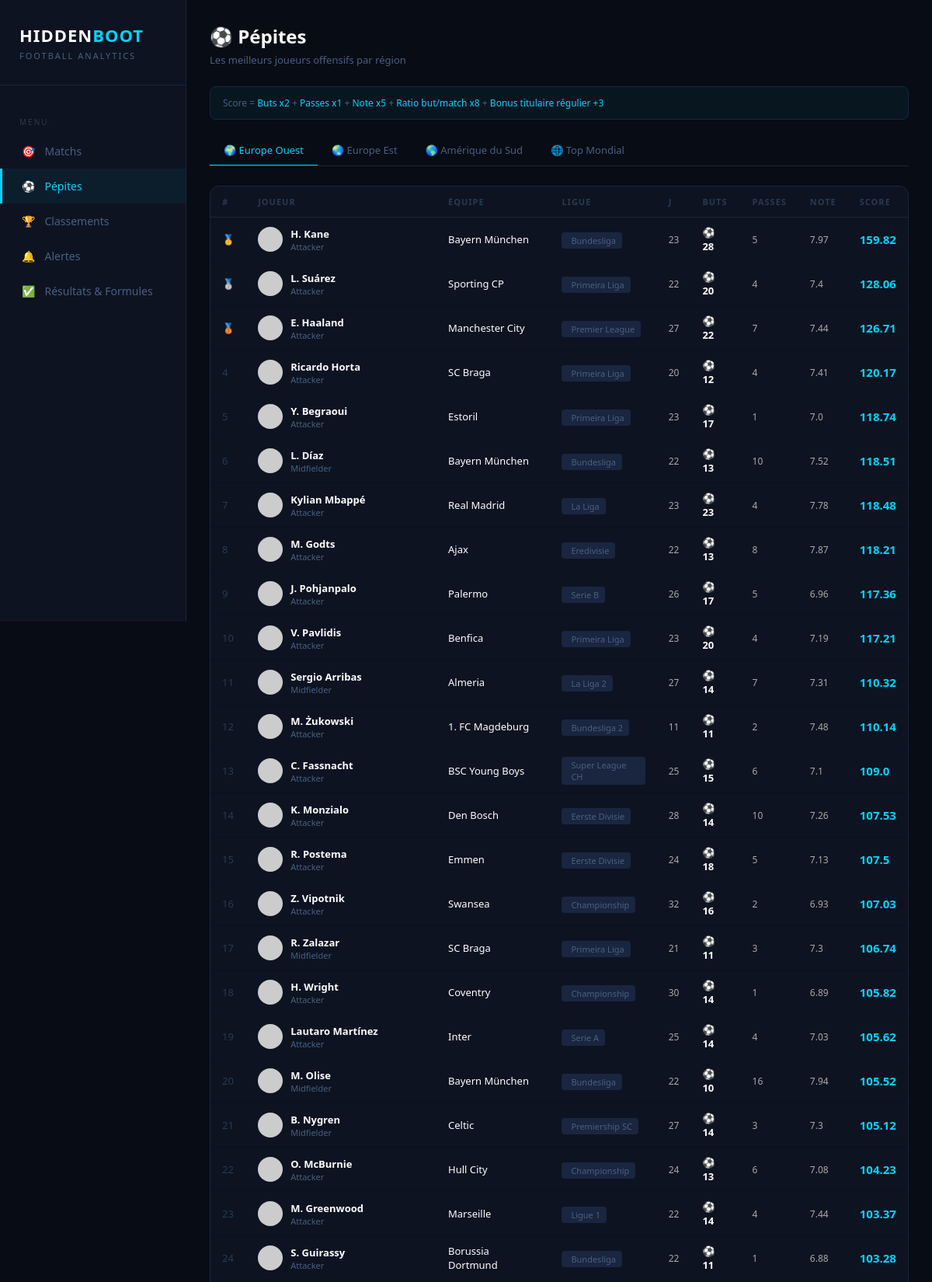
Page /pepites (upper part) on the committed database.
### tables this page shows
CREATE TABLE api_joueurs (
        id INTEGER PRIMARY KEY,
        nom TEXT,
        age INTEGER,
        nationalite TEXT,
        poste TEXT,
        equipe_id INTEGER,
        ligue_id INTEGER,
        matchs INTEGER,
        buts INTEGER,
        passes INTEGER,
        note REAL,
        minutes INTEGER,
        ratio REAL,
        score REAL,
        saison INTEGER,
        date_maj TEXT
    );

CREATE TABLE api_equipes (
        id INTEGER PRIMARY KEY,
        nom TEXT,
        ligue_id INTEGER,
        pays TEXT
    );

CREATE TABLE api_ligues (
        id INTEGER PRIMARY KEY,
        nom TEXT,
        pays TEXT,
        saison INTEGER
    );

### app.py (the view)
@app.route("/pepites")
def pepites():
    conn = get_db()
    c = conn.cursor()
    regions = {
        "🌍 Europe Ouest": [61, 62, 39, 40, 140, 141, 135, 136, 78, 79, 94, 95, 88, 89, 144, 207, 218, 179],
        "🌏 Europe Est": [235, 236, 106, 107, 286, 283, 197, 210, 203, 204],
        "🌎 Amérique du Sud": [71, 72, 128, 131, 239, 265, 268]
    }
    resultats = {}
    for region, ligue_ids in regions.items():
        placeholders = ",".join("?" * len(ligue_ids))
        c.execute(f"""
            SELECT j.id as joueur_id, j.nom, j.nationalite, j.poste,
                   j.matchs, j.buts, j.passes, j.note, j.ratio,
                   e.nom as equipe, l.nom as ligue, l.id as ligue_id
            FROM api_joueurs j
            JOIN api_equipes e ON j.equipe_id = e.id
            JOIN api_ligues l ON j.ligue_id = l.id
            WHERE j.buts > 0 AND j.ligue_id IN ({placeholders})
            ORDER BY j.buts DESC
            LIMIT 100
        """, ligue_ids)
        rows = c.fetchall()
        joueurs = []
        for j in rows:
            score = calculer_score_joueur(j["buts"], j["passes"] or 0, j["note"] or 0, j["matchs"] or 1, j["joueur_id"])
            joueurs.append({**dict(j), "score": score, "drapeau": DRAPEAUX_LIGUES.get(j["ligue_id"], "")})
        joueurs.sort(key=lambda x: x["score"], reverse=True)
        resultats[region] = joueurs[:50]
    c.execute("""
        SELECT j.id as joueur_id, j.nom, j.nationalite, j.poste,
               j.matchs, j.buts, j.passes, j.note, j.ratio,
               e.nom as equipe, l.nom as ligue, l.id as ligue_id
        FROM api_joueurs j
        JOIN api_equipes e ON j.equipe_id = e.id
        JOIN api_ligues l ON j.ligue_id = l.id
        WHERE j.buts > 0
        ORDER BY j.buts DESC
        LIMIT 200
    """)
    rows = c.fetchall()
    joueurs_mondial = []
    for j in rows:
        score = calculer_score_joueur(j["buts"], j["passes"] or 0, j["note"] or 0, j["matchs"] or 1, j["joueur_id"])
        joueurs_mondial.append({**dict(j), "score": score, "drapeau": DRAPEAUX_LIGUES.get(j["ligue_id"], "")})
    joueurs_mondial.sort(key=lambda x: x["score"], reverse=True)
    resultats["🌐 Top Mondial"] = joueurs_mondial[:50]
    conn.close()
    return render_template("pepites.html", regions=resultats)

### app.py (called while the page is built)
def get_db():
    conn = sqlite3.connect("botfoot.db")
    conn.row_factory = sqlite3.Row
    return conn

### templates/pepites.html (shortened to what this page needs)
<!DOCTYPE html>
<html lang="fr">
<head>
    <link rel="stylesheet" href="https://cdn.jsdelivr.net/gh/lipis/flag-icons@7.0.0/css/flag-icons.min.css"/>
</head>
<body>
<div class="sidebar" id="sidebar">
    <div class="logo">
        <h1>HIDDEN<span>BOOT</span></h1>
        <p>Football Analytics</p>
    </div>
    <div class="nav-section">Menu</div>
    <a href="/matchs" class="nav-item"><span>🎯</span> Matchs</a>
    <a href="/pepites" class="nav-item active"><span>⚽</span> Pépites</a>
    <a href="/classements" class="nav-item"><span>🏆</span> Classements</a>
    <a href="/alertes" class="nav-item"><span>🔔</span> Alertes</a>
    <a href="/resultats" class="nav-item"><span>✅</span> Résultats & Formules</a>
</div>
<div class="main">
    <div class="page-header">
        <h2>⚽ Pépites</h2>
        <p>Les meilleurs joueurs offensifs par région</p>
    </div>
    <div class="formule-box">
        Score = <span>Buts x2</span> + <span>Passes x1</span> + <span>Note x5</span> + <span>Ratio but/match x8</span> + <span>Bonus titulaire régulier +3</span>
    </div>
    <div class="regions-tabs">
        {% for region in regions.keys() %}
        <div class="region-tab {% if loop.first %}active{% endif %}" onclick="showRegion('{{ loop.index }}')">
            {{ region }}
        </div>
        {% endfor %}
    </div>
    {% for region, joueurs in regions.items() %}
    <div class="region-content {% if loop.first %}active{% endif %}" id="region-{{ loop.index }}">
        <div class="table-block">
            <table>
                <tr>
                    <th>#</th>
                    <th>Joueur</th>
                    <th>Équipe</th>
                    <th>Ligue</th>
                    <th>J</th>
                    <th>Buts</th>
                    <th>Passes</th>
                    <th>Note</th>
                    <th>Score</th>
                </tr>
                {% for j in joueurs %}
                <tr>
                    <td class="{% if loop.index == 1 %}rang-1{% elif loop.index == 2 %}rang-2{% elif loop.index == 3 %}rang-3{% else %}rang{% endif %}">
                        {% if loop.index == 1 %}🥇{% elif loop.index == 2 %}🥈{% elif loop.index == 3 %}🥉{% else %}{{ loop.index }}{% endif %}
                    </td>
                    <td>
                        <div class="joueur-info">
                            <img class="joueur-photo"
                                 src="https://media.api-sports.io/football/players/{{ j.joueur_id }}.png"
                                 onerror="this.src='https://via.placeholder.com/32/1a2540/4a6080?text=?'">
                            <div>
                                <div class="joueur-nom">{{ j.nom }}</div>
                                <div class="joueur-poste">{{ j.poste }}</div>
                            </div>
                        </div>
                    </td>
                    <td>{{ j.equipe }}</td>
                    <td>
                        <span class="ligue-badge">
                            {{ j.ligue }}
                        </span>
                    </td>
                    <td class="stat-mini">{{ j.matchs }}</td>
                    <td class="buts">⚽ {{ j.buts }}</td>
                    <td class="stat-mini">{{ j.passes }}</td>
                    <td class="stat-mini">{{ j.note }}</td>
                    <td class="score">{{ j.score }}</td>
                </tr>
                {% endfor %}
            </table>
        </div>
    </div>
    {% endfor %}
</div>
</body>
</html>

### templates/pepites.html (style rules this page uses)
* { margin: 0; padding: 0; box-sizing: border-box; }
body { background: #080C14; color: #fff; font-family: 'Segoe UI', Arial, sans-serif; display: flex; min-height: 100vh; }
.sidebar { width: 240px; min-height: 100vh; background: #0D1321; border-right: 1px solid #1a2540; padding: 30px 0; position: fixed; left: 0; top: 0; z-index: 100; transition: transform 0.3s; }
.logo { padding: 0 25px 30px; border-bottom: 1px solid #1a2540; margin-bottom: 20px; }
.logo h1 { font-size: 22px; font-weight: 800; letter-spacing: 1px; }
.logo h1 span { color: #00D4FF; }
.logo p { color: #4a6080; font-size: 11px; margin-top: 4px; text-transform: uppercase; letter-spacing: 2px; }
.nav-item { display: flex; align-items: center; gap: 12px; padding: 13px 25px; color: #4a6080; text-decoration: none; font-size: 14px; transition: all 0.2s; border-left: 3px solid transparent; }
.nav-item:hover, .nav-item.active { color: #00D4FF; background: rgba(0, 212, 255, 0.05); border-left: 3px solid #00D4FF; }
.nav-section { padding: 20px 25px 8px; color: #2a3a50; font-size: 10px; text-transform: uppercase; letter-spacing: 2px; }
.main { margin-left: 240px; padding: 30px; flex: 1; }
.page-header { margin-bottom: 25px; }
.page-header h2 { font-size: 24px; font-weight: 700; }
.page-header p { color: #4a6080; font-size: 13px; margin-top: 5px; }
.formule-box { background: rgba(0,212,255,0.05); border: 1px solid #1a2540; border-radius: 8px; padding: 12px 16px; margin-bottom: 20px; font-size: 12px; color: #4a6080; }
.formule-box span { color: #00D4FF; }
.regions-tabs { display: flex; gap: 0; margin-bottom: 25px; border-bottom: 1px solid #1a2540; overflow-x: auto; }
.region-tab { padding: 10px 18px; cursor: pointer; font-size: 13px; color: #4a6080; border-bottom: 2px solid transparent; transition: all 0.2s; margin-bottom: -1px; white-space: nowrap; }
.region-tab.active { color: #00D4FF; border-bottom: 2px solid #00D4FF; }
.region-content { display: none; }
.region-content.active { display: block; }
.table-block { background: #0D1321; border: 1px solid #1a2540; border-radius: 12px; overflow: hidden; overflow-x: auto; }
table { width: 100%; border-collapse: collapse; min-width: 600px; }
th { padding: 12px 15px; text-align: left; color: #2a3a50; font-size: 11px; text-transform: uppercase; letter-spacing: 1px; border-bottom: 1px solid #1a2540; }
td { padding: 10px 15px; border-bottom: 1px solid #0a1020; font-size: 13px; }
.joueur-info { display: flex; align-items: center; gap: 10px; }
.joueur-photo { width: 32px; height: 32px; border-radius: 50%; object-fit: cover; background: #1a2540; flex-shrink: 0; }
.joueur-nom { font-weight: 600; font-size: 13px; }
.joueur-poste { color: #4a6080; font-size: 11px; }
.ligue-badge { display: inline-flex; align-items: center; gap: 4px; background: #1a2540; padding: 3px 8px; border-radius: 4px; font-size: 11px; color: #4a6080; }
.score { color: #00D4FF; font-weight: 700; font-size: 15px; }
.buts { color: #fff; font-weight: 600; }
.rang-1 { color: #FFD700; font-weight: 700; }
.rang-2 { color: #C0C0C0; font-weight: 700; }
.rang-3 { color: #CD7F32; font-weight: 700; }
.rang { color: #2a3a50; }
.stat-mini { color: #aaa; font-size: 12px; }

### rows in the picture
api_joueurs: nom "H. Kane", poste "Attacker", equipe "Bayern München", ligue "Bundesliga", matchs "23", buts "28", passes "5", note "7.97", score "159.82"
api_joueurs: nom "L. Suárez", poste "Attacker", equipe "Sporting CP", ligue "Primeira Liga", matchs "22", buts "20", passes "4", note "7.4", score "128.06"
api_joueurs: nom "E. Haaland", poste "Attacker", equipe "Manchester City", ligue "Premier League", matchs "27", buts "22", passes "7", note "7.44", score "126.71"
api_joueurs: nom "Ricardo Horta", poste "Attacker", equipe "SC Braga", ligue "Primeira Liga", matchs "20", buts "12", passes "4", note "7.41", score "120.17"
api_joueurs: nom "Y. Begraoui", poste "Attacker", equipe "Estoril", ligue "Primeira Liga", matchs "23", buts "17", passes "1", note "7.0", score "118.74"
api_joueurs: nom "L. Díaz", poste "Midfielder", equipe "Bayern München", ligue "Bundesliga", matchs "22", buts "13", passes "10", note "7.52", score "118.51"
api_joueurs: nom "Kylian Mbappé", poste "Attacker", equipe "Real Madrid", ligue "La Liga", matchs "23", buts "23", passes "4", note "7.78", score "118.48"
api_ligues: nom "M. Godts", poste "Attacker", equipe "Ajax", ligue "Eredivisie", matchs "22", buts "13", passes "8", note "7.87", score "118.21"
api_joueurs: nom "J. Pohjanpalo", poste "Attacker", equipe "Palermo", ligue "Serie B", matchs "26", buts "17", passes "5", note "6.96", score "117.36"
api_joueurs: nom "V. Pavlidis", poste "Attacker", equipe "Benfica", ligue "Primeira Liga", matchs "23", buts "20", passes "4", note "7.19", score "117.21"
api_ligues: nom "Sergio Arribas", poste "Midfielder", equipe "Almeria", ligue "La Liga 2", matchs "27", buts "14", passes "7", note "7.31", score "110.32"
api_joueurs: nom "M. Żukowski", poste "Attacker", equipe "1. FC Magdeburg", ligue "Bundesliga 2", matchs "11", buts "11", passes "2", note "7.48", score "110.14"
api_joueurs: nom "C. Fassnacht", poste "Attacker", equipe "BSC Young Boys", ligue "Super League CH", matchs "25", buts "15", passes "6", note "7.1", score "109.0"
api_joueurs: nom "K. Monzialo", poste "Attacker", equipe "Den Bosch", ligue "Eerste Divisie", matchs "28", buts "14", passes "10", note "7.26", score "107.53"
api_ligues: nom "R. Postema", poste "Attacker", equipe "Emmen", ligue "Eerste Divisie", matchs "24", buts "18", passes "5", note "7.13", score "107.5"
api_ligues: nom "Z. Vipotnik", poste "Attacker", equipe "Swansea", ligue "Championship", matchs "32", buts "16", passes "2", note "6.93", score "107.03"
api_ligues: nom "R. Zalazar", poste "Midfielder", equipe "SC Braga", ligue "Primeira Liga", matchs "21", buts "11", passes "3", note "7.3", score "106.74"
api_joueurs: nom "H. Wright", poste "Attacker", equipe "Coventry", ligue "Championship", matchs "30", buts "14", passes "1", note "6.89", score "105.82"
api_joueurs: nom "Lautaro Martínez", poste "Attacker", equipe "Inter", ligue "Serie A", matchs "25", buts "14", passes "4", note "7.03", score "105.62"
api_joueurs: nom "M. Olise", poste "Midfielder", equipe "Bayern München", ligue "Bundesliga", matchs "22", buts "10", passes "16", note "7.94", score "105.52"
api_joueurs: nom "B. Nygren", poste "Midfielder", equipe "Celtic", ligue "Premiership SC", matchs "27", buts "14", passes "3", note "7.3", score "105.12"
api_joueurs: nom "O. McBurnie", poste "Attacker", equipe "Hull City", ligue "Championship", matchs "24", buts "13", passes "6", note "7.08", score "104.23"
api_joueurs: nom "M. Greenwood", poste "Attacker", equipe "Marseille", ligue "Ligue 1", matchs "22", buts "14", passes "4", note "7.44", score "103.37"
api_joueurs: nom "S. Guirassy", poste "Attacker", equipe "Borussia Dortmund", ligue "Bundesliga", matchs "22", buts "11", passes "1", note "6.88", score "103.28"

### other values in the picture
{{ region }} "🌍 Europe Ouest" "🌏 Europe Est" "🌎 Amérique du Sud" "🌐 Top Mondial"
